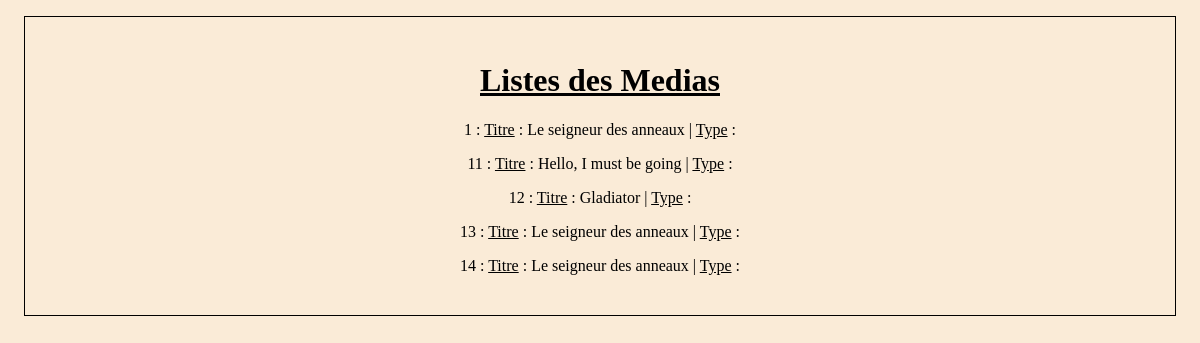
Before: / with the older database file.
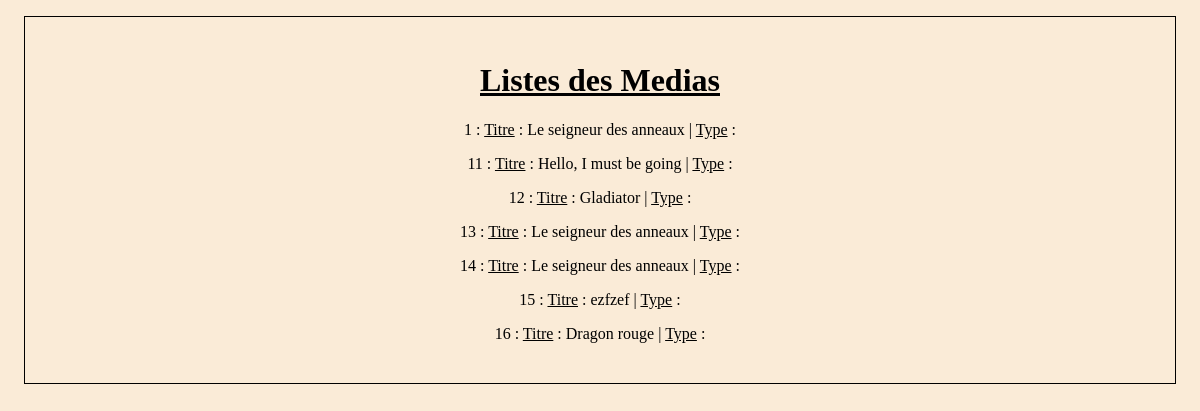
After: the same page with the newer database file.
### bibliothecaire/models.py (models this page shows)
class Media(models.Model):
    nom = models.fields.CharField(max_length=150)
    type = models.fields.CharField( max_length=2,
        choices=[(tag.value[0], tag.value[1]) for tag in StatusEnum],
        default=StatusEnum.DEFAULT.value[0])

### membre/view.py (the view)
# urls.py: path('', views.listemedias),
def listemedias(request):
    medias = Media.objects.all()
    return render(request, 'media/listsMedia.html',
                  {'medias': medias})

### bibliothecaire/templates/media/listsMedia.html
{% load static %}
<link rel="stylesheet" type="text/css" href="{% static 'css/style.css' %}" />
<body>
    <div class="media">
        <h1>Listes des Medias</h1>
            {% for media in medias %}
        <ul>
            <li> {{ media.id }} : <u>Titre</u> : {{ media.nom }} | <u>Type</u> : {{ form.type }} </li>
            {% endfor %}
        </ul>
    </div>
</body>

Changed rows visible on the page:
added Media: id "15", nom "ezfzef"
added Media: id "16", nom "Dragon rouge"
